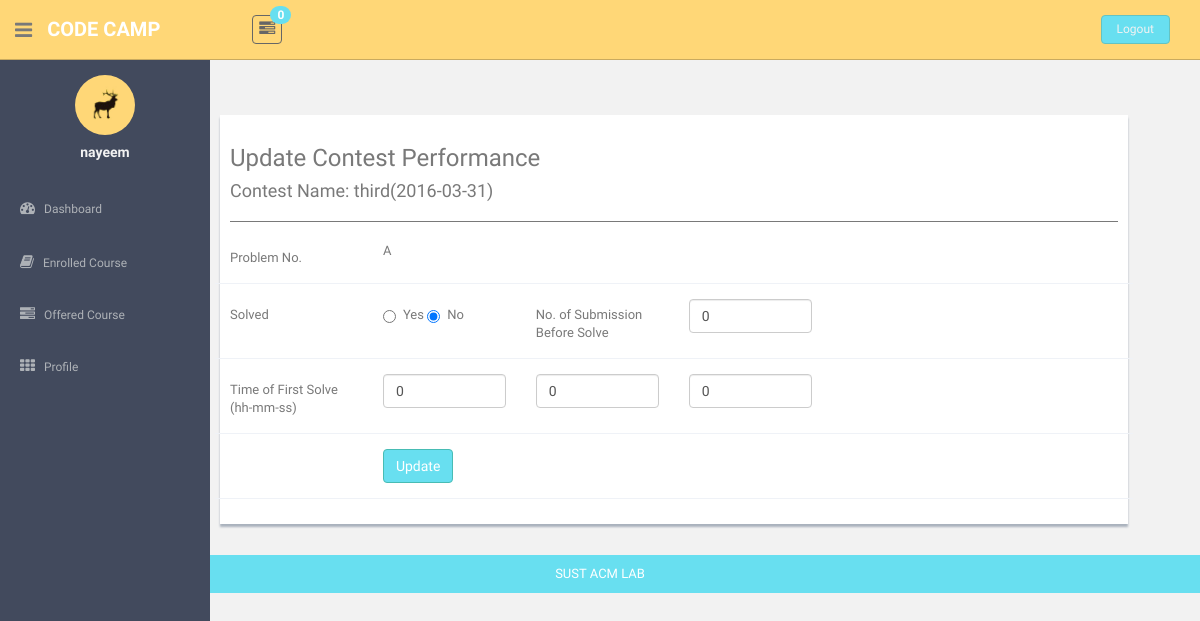
Page /code/course/studentcontest.php?id=15 (signed in) on the committed database.
### tables this page shows
CREATE TABLE `user_table` (
  `user_id` int(11) NOT NULL,
  `user_name` varchar(50) NOT NULL,
  `user_email` varchar(50) NOT NULL,
  `password` varchar(50) NOT NULL,
  `reg_date` datetime NOT NULL DEFAULT CURRENT_TIMESTAMP
);

CREATE TABLE `contest_list` (
  `contest_id` int(11) NOT NULL,
  `course_id` int(11) NOT NULL,
  `contest_name` varchar(200) NOT NULL,
  `contest_date` date NOT NULL
);

CREATE TABLE `contest_problem_list` (
  `problem_id` int(11) NOT NULL,
  `problem_number` varchar(2) NOT NULL,
  `contest_id` int(11) NOT NULL,
  `difficulty` int(11) NOT NULL DEFAULT '1'
);

### code/profileinfo/userinfo.php (called while the page is built, shortened)
<?php
function getUserName($id){
	$dbn = getDBH();
	$stmt = $dbn->prepare('SELECT user_name FROM `user_table` WHERE user_id = ?;');
	$stmt->bind_param('i', $user_id);
	$stmt->execute();
	$stmt->bind_result($Name);
	return $Name;
}
?>

### code/course/operation/contest.php (called while the page is built, shortened)
<?php
function getContestNameAndDate($contest_id){
	$dbn = getDBH();
	$stmt = $dbn->prepare('SELECT `contest_list`.`contest_name`,`contest_list`.`contest_date` FROM `contest_list` WHERE `contest_list`.`contest_id` = ?');
	$stmt->bind_param('i', $db_contestid);
	$stmt->execute();
	$stmt->bind_result($name,$date);
	return $name."(".$date.")";
}
function isEnrollForThisContest($user_id, $contest_id){
	$dbn = getDBH();
	$stmt = $dbn->prepare('SELECT COUNT(*) FROM `enroll_table` WHERE `enroll_table`.`student_id` = ? AND `enroll_table`.`course_id` LIKE
							(SELECT `contest_list`.`course_id` FROM `contest_list` WHERE `contest_list`.`contest_id` = ?);');
	$stmt->bind_param('ii', $db_user_id, $db_contest_id);
	$db_user_id = $user_id;
	$db_contest_id = $contest_id;
	$stmt->execute();
	$stmt->bind_result($res);
	if($res == 1) return true;
	return false;
}
?>

### code/course/operation/problem.php (called while the page is built, shortened)
<?php
function getCurrentProblemToUpdate($user_id,$contest_id){
	$dbn = getDBH();
	$stmt = $dbn->prepare('SELECT `contest_problem_list`.`problem_id` FROM `contest_problem_list` WHERE `contest_problem_list`.`contest_id` = ? AND `contest_problem_list`.`problem_id` NOT IN (SELECT `solve_list`.`problem_id` FROM `solve_list` WHERE `solve_list`.`student_id` = ?) ORDER BY `contest_problem_list`.`problem_id`;');
	$stmt->bind_param('ii', $db_contest_id, $db_user_id);
	$stmt->execute();
	$result = $stmt->get_result();
	$res = NULL;
	if($row = $result->fetch_assoc()){
		$res = $row['problem_id'];
	}
	return $res;
}
function getProblemName($problem_id){
	$dbn = getDBH();
	$stmt = $dbn->prepare('SELECT `contest_problem_list`.`problem_number` FROM `contest_problem_list` WHERE `contest_problem_list`.`problem_id` = ?;');
	$stmt->bind_param('i', $db_problem_id);
	$stmt->execute();
	$stmt->bind_result($res);
	return $res;
}
 ?>

### code/course/studentcontest.php (the view, shortened to what this page needs)
<?php
require_once '..\profileinfo\userinfo.php';
require_once 'operation\contest.php';
require_once 'operation\problem.php';
if(isset($_GET['id'])){
    $contest_id = $_GET['id'];
}else{
  require 'operation\movetodashboard.php';
}
$current_problem = getCurrentProblemToUpdate($_SESSION["userid"],$contest_id);
?>
<!DOCTYPE html>
<html>
<head>
    <link href="../assets/css/bootstrap.css" rel="stylesheet">
    <link href="../assets/font-awesome/css/font-awesome.css" rel="stylesheet" />
    <link rel="stylesheet" type="text/css" href="../assets/css/zabuto_calendar.css">
    <link rel="stylesheet" type="text/css" href="../assets/js/gritter/css/jquery.gritter.css" />
    <link rel="stylesheet" type="text/css" href="../assets/lineicons/style.css">
    <link href="../assets/css/style.css" rel="stylesheet">
    <link href="../assets/css/style-responsive.css" rel="stylesheet">
</head>
<body>
<section id="container" >
      <?php require '..\component\topbar.php'; ?>
      <?php require '..\component\sidebar.php'; ?>
      <section id="main-content">
        <section class="wrapper">
          <div class="row">
            <div class="col-lg-11 main-chart">
              <div class="row mt">
                <div class="form-panel col-lg-12 main-chart">
                  <h3>Update Contest Performance</h3>
                  <h4>Contest Name: <?php echo getContestNameAndDate($contest_id); ?></h4>
                    <form class="form-horizontal style-form" method="post" action="<?php echo htmlspecialchars($_SERVER["PHP_SELF"]."?id=".$contest_id);?>">
                        <hr>
                        <div class="form-group">
                            <label class="col-sm-2 col-sm-2 control-label">Problem No.</label>
                          <div class="col-sm-10">
                            <label><?php echo getProblemName($current_problem); ?></label>
                          </div>
                        </div>
                        <div class="form-group">
                          <label class="col-sm-2 col-sm-2 control-label">Solved</label>
                          <div class="col-sm-2">
                          <div class="radio">
                            <label>
                              <input type="radio" name="solved" value="yes">
                              Yes
                            </label>
                            <label>
                              <input type="radio" name="solved" value="no" checked>
                              No
                            </label>
                            </div>
                          </div>
                          <label class="col-sm-2 col-sm-2 control-label">No. of Submission Before Solve</label>
                              <div class="col-sm-2">
                                  <input type="number"  name="noofsub" class="form-control" placeholder="No. of Submission" value="0" min="0">
                              </div>
                        </div>
                          <div class="form-group">
                            <label class="col-sm-2 col-sm-2 control-label">Time of First Solve (hh-mm-ss)</label>
                              <div class="col-sm-2">
                                  <input type="number"  name="subhh" class="form-control" placeholder="HH" value="0" min="0">
                              </div>
                              <div class="col-sm-2">
                                  <input type="number"  name="submm" class="form-control" placeholder="MM" value="0" min="0" max="59">
                              </div>
                              <div class="col-sm-2">
                                  <input type="number"  name="subss" class="form-control" placeholder="SS" value="0" min="0" max="59">
                              </div>
                          </div>
                          <div class="form-group">
                            <label class="col-sm-2 col-sm-2 control-label"></label>
                            <div class="col-sm-10">
                              <input type="submit" class="btn btn-theme" value="Update"></input>
                            </div>
                          </div>
                      </form>
            </div>
            </div>
         </div>
            </div>
        </section>
    </section>
          <?php require '..\component\footer.php'; ?>
  </section>
</body>
</html>

### code/component/sidebar.php (shortened to what this page needs)
<?php
$host = $_SERVER["HTTP_HOST"];
$dashboardLink = "http://$host/codecamp/dashboard.php";
$profileLink = "http://$host/codecamp/profile.php";
?>
<!DOCTYPE html>
<html>
<head>
</head>
<body>
      <aside>
          <div id="sidebar"  class="nav-collapse ">
              <ul class="sidebar-menu" id="nav-accordion">
              	  <p class="centered"><a href="<?php echo $profileLink; ?>"><img src="<?php $_SERVER['HTTP_HOST'] ?>/codecamp/assets/img/ui-sam.jpg" class="img-circle" width="60"></a></p>
              	  <h5 class="centered"><?php echo getUserName($_SESSION["userid"]) ?></h5>
                  <li class="mt">
                      <a href="<?php echo $dashboardLink; ?>">
                          <i class="fa fa-dashboard"></i>
                          <span>Dashboard</span>
                      </a>
                  </li>
                  <li class="sub-menu">
                      <a href="javascript:;" >
                          <i class="fa fa-book"></i>
                          <span>Enrolled Course</span>
                      </a>
                  </li>
                  <li class="sub-menu">
                      <a href="javascript:;" >
                          <i class="fa fa-tasks"></i>
                          <span>Offered Course</span>
                      </a>
                  </li>
                  <li class="sub-menu">
                      <a href="<?php echo $profileLink; ?>" >
                          <i class="fa fa-th"></i>
                          <span>Profile</span>
                      </a>
                  </li>
              </ul>
          </div>
      </aside>
</body>
</html>

### code/assets/css/style.css (style rules this page uses)
body { color: #797979; background: #f2f2f2; font-family: 'Ruda', sans-serif; padding: 0px !important; margin: 0px !important; font-size:13px; }
ul li { list-style: none; }
a, a:hover, a:focus { text-decoration: none; outline: none; }
#container { width: 100%; height: 100%; }
.btn-theme { color: #fff; background-color: #68dff0; border-color: #48bcb4; }
hr { margin-top: 20px; margin-bottom: 20px; border: 0; border-top: 1px solid #797979; }
.centered { text-align: center; }
.mt { margin-top: 25px; }
#sidebar { width: 210px; height: 100%; position: fixed; background: #424a5d; }
#sidebar h5 { color: #f2f2f2; font-weight: 700; }
#sidebar ul li { position: relative; }
ul.sidebar-menu , ul.sidebar-menu li ul.sub { margin: -2px 0 0; padding: 0; }
ul.sidebar-menu { margin-top: 75px; }
ul.sidebar-menu li { margin-bottom: 5px; margin-left:10px; margin-right:10px; }
ul.sidebar-menu li.sub-menu { line-height: 15px; }
ul.sidebar-menu li a span { display: inline-block; }
ul.sidebar-menu li a { color: #aeb2b7; text-decoration: none; display: block; padding: 15px 0 15px 10px; font-size: 12px; outline: none; -webkit-transition: all 0.3s ease; -moz-transition: all 0.3s ease; -o-transition: all 0.3s ease; -ms-transition: all 0.3s ease; transition: all 0.3s ease; }
ul.sidebar-menu li a i { font-size: 15px; padding-right: 6px; }
#main-content { margin-left: 210px; }
.wrapper { display: inline-block; margin-top: 60px; padding-left: 15px; padding-right: 15px; padding-bottom: 15px; padding-top: 0px; width: 100%; }
.main-chart { padding-top: 20px; }
.form-panel { background: #ffffff; margin: 10px; padding: 10px; box-shadow: 0px 3px 2px #aab2bd; text-align: left; }
label { font-weight: 400; }
.form-horizontal.style-form .form-group { border-bottom: 1px solid #eff2f7; padding-bottom: 15px; margin-bottom: 15px; }
@media (min-width: 768px) { .form-horizontal .control-label { text-align: left; } }

### rows in the picture
user_table: user_name "nayeem"
contest_list: getContestNameAndDate($contest_id) "third(2016-03-31)"
contest_problem_list: getProblemName($current_problem) "A"

### other values in the picture
$totalNumberOfPending "0"
